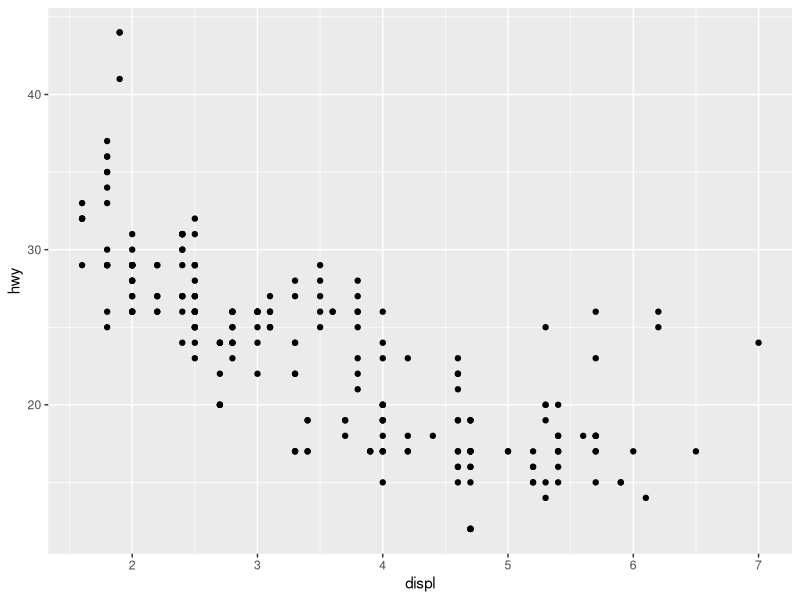
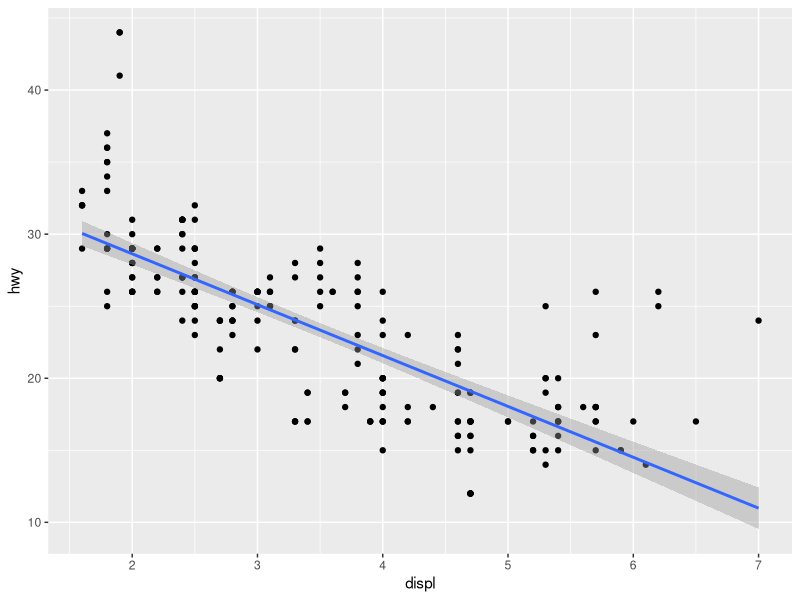
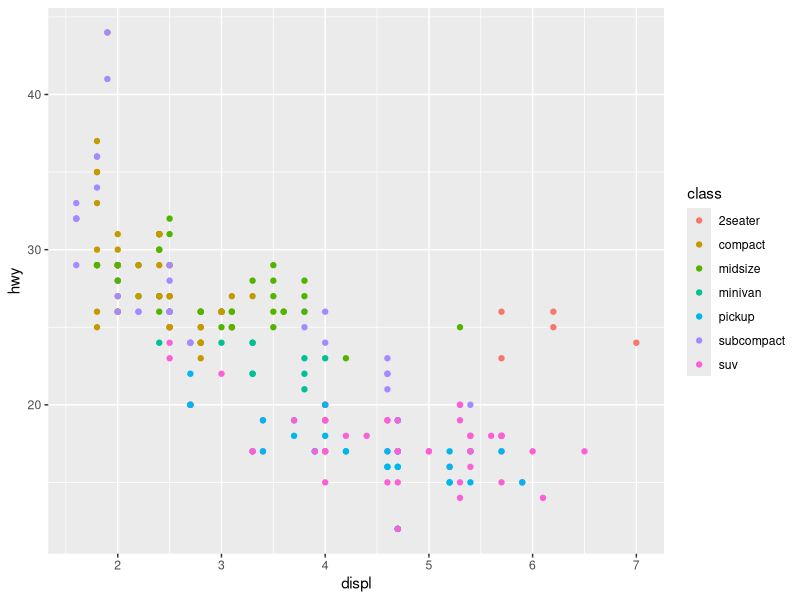
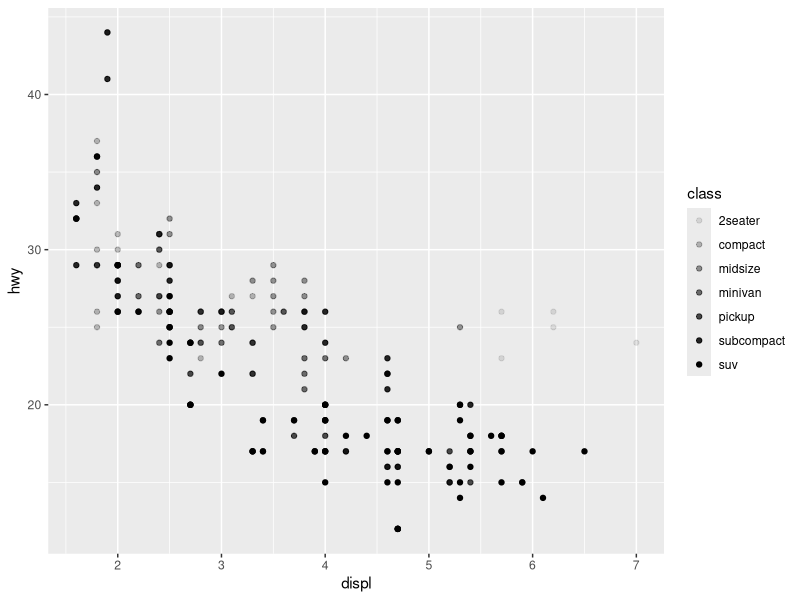
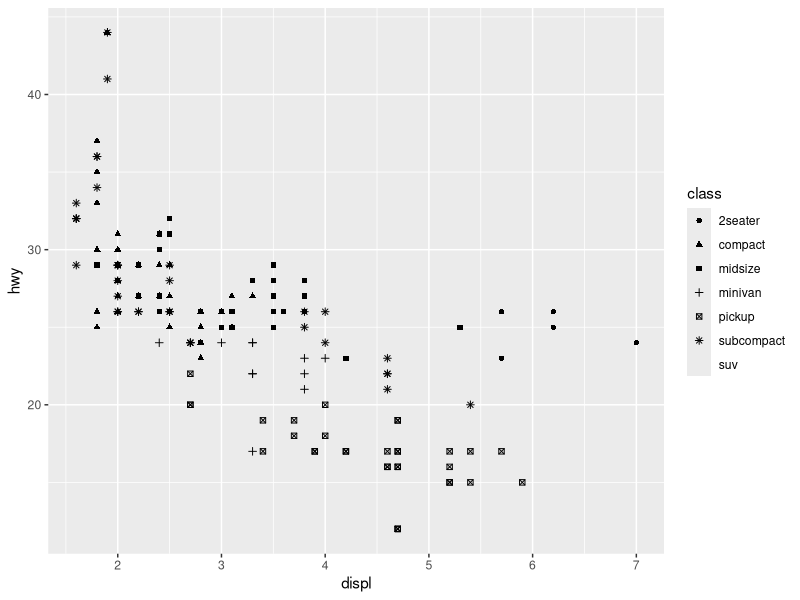
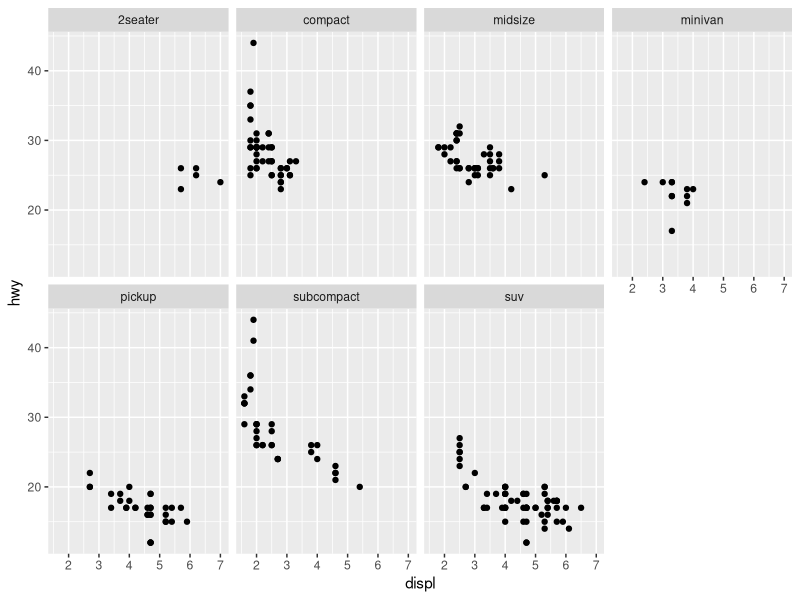
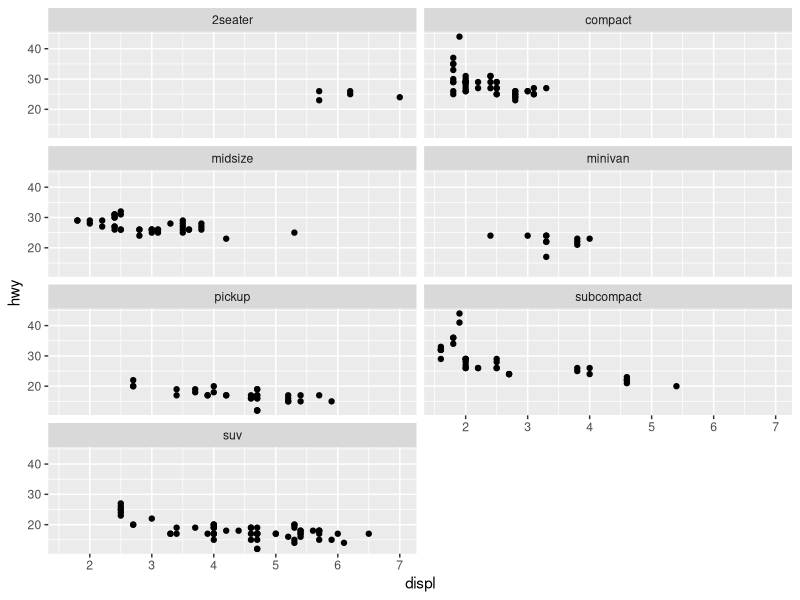
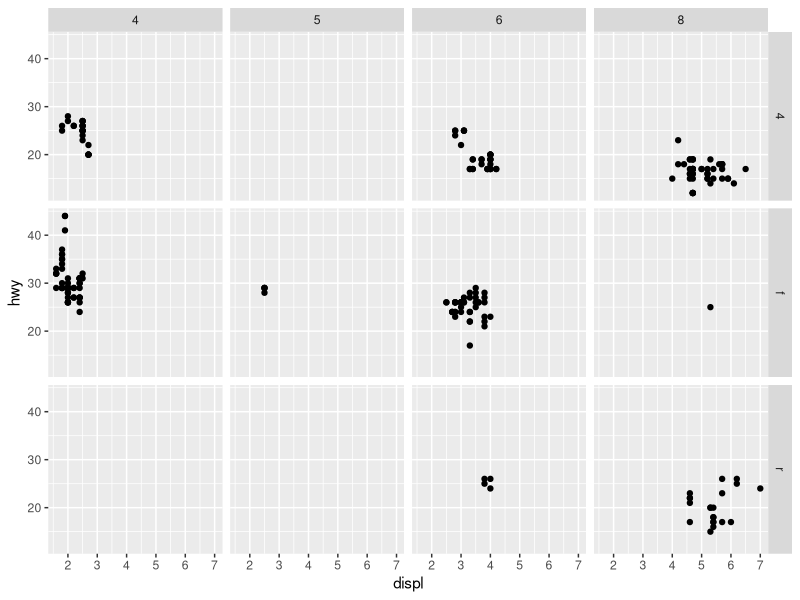

These charts were generated, in order, by the following R code:
## ---- chunk 1
knitr::opts_chunk$set(echo = TRUE)
## ---- chunk 2
library(ggplot2)
data(mpg)
head(mpg)
tail(mpg)
summary(mpg)

## ---- chunk 3
ggplot(data = mpg) + 
  geom_point(mapping = aes(x = displ, y = hwy))
## ---- chunk 4
ggplot(data = mpg, aes(x = displ, y = hwy)) + 
  geom_point()+geom_smooth(method = "lm")
## ---- chunk 5
ggplot(data = mpg) + 
  geom_point(mapping = aes(x = displ, y = hwy, color = class))
## ---- chunk 6
ggplot(data = mpg) + 
  geom_point(mapping = aes(x = displ, y = hwy, alpha = class))
## ---- chunk 7
ggplot(data = mpg) + 
  geom_point(mapping = aes(x = displ, y = hwy, shape = class))
## ---- chunk 8
ggplot(data = mpg) + 
  geom_point(mapping = aes(x = displ, y = hwy)) + 
  facet_wrap(~ class, nrow = 2)
## ---- chunk 9
ggplot(data = mpg) + 
    geom_point(mapping = aes(x = displ, y = hwy)) + 
     facet_wrap(~ class, ncol=2)
## ---- chunk 10
ggplot(data = mpg) + 
  geom_point(mapping = aes(x = displ, y = hwy)) + 
  facet_grid(drv ~ cyl)
## ---- chunk 11
ggplot(data = mpg) + 
  geom_point(mapping = aes(x = displ, y = hwy)) + 
  facet_grid(drv ~ cyl) + theme_dark()

## ---- chunk 12
ggplot(data = mpg) + 
  geom_point(mapping = aes(x = displ, y = hwy)) +  theme_linedraw()

## ---- chunk 13
#install.packages("gridExtra")
library(gridExtra)
## ---- chunk 14
p1 <- ggplot(data=mpg, aes(x=displ)) + geom_bar(fill='blue')
p2 <- ggplot(data=mpg, aes(x=displ)) + geom_boxplot() 
p3 <- ggplot(data=mpg, aes(x=displ, y=hwy)) + geom_point(color="red")
grid.arrange(p1, p2, p3, ncol=2)
